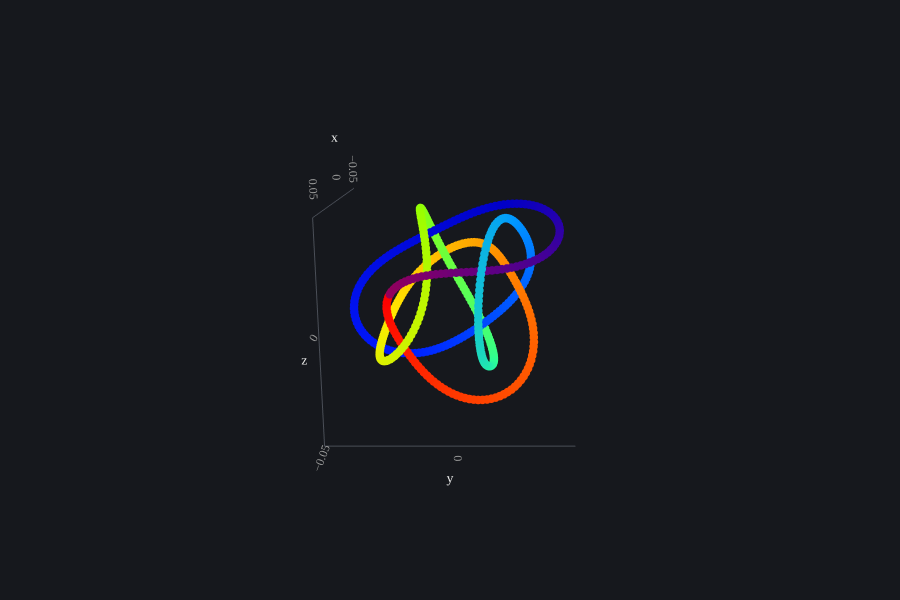

The notebook cell saved with this chart:
### Code cell
def total_ropelength(state: torch.Tensor) -> torch.Tensor:
    with_endpoint = torch.cat([state, state[0, :][None, :]])
    dists = torch.diff(with_endpoint, dim=0).norm(dim=1)
    length = dists.sum()
    return length

def project_links(state: torch.Tensor, link_l: float, iters: int = 10) -> torch.Tensor:
    """PBD: pull each link back to length l0, even/odd edges alternating (N must be even)."""
    N = len(state)
    idx = torch.arange(N)
    for _ in range(iters):
        for start in (0, 1):
            # get even odd point indices
            i = idx[start::2]
            j = (i + 1) % N
            
            d = state[j] - state[i]
            r = d.norm(dim=1, keepdim=True)
            corr = 0.5 * ((r - link_l) / r) * d
            state[i] += corr
            state[j] -= corr
    return state

def _get_gradient_conditioning_mtx(n_points: int, reach_percentage: float = 0.02) -> torch.Tensor:
    
    # define alpha in terms of the entire chain length (more or less cutoff @37% strength of kernel)
    ell = reach_percentage * n_points
    if ell == 0:
        alpha = 0
    else:
        alpha = 1.0 / (4 * np.sinh(1 / (2*ell))**2)
    
    I = torch.eye(n_points)
    L = -2*I  + I.roll(shifts=1, dims=0) + I.roll(shifts=-1, dims=0)
    A = I - alpha*L
    A_INV = torch.linalg.inv(A)

    return (A_INV).to(torch.float64)

# debug plotting for step ================   
fig, axs = plt.subplots(3, 1, figsize=(14, 14))
axs[0].set_title("gradient-x")
axs[1].set_title("gradient-y")
axs[2].set_title("gradient-z")

plot_i = 0

def step(
    state: torch.Tensor, 
    dt: float, 
    k: float = 1.0, a: float = 1.0, f: float = 1.0, T: float = 0.0, 
    max_disp: float = 0.5 * link_l,
):
    
    # 1. ----- calculate [energy + gradient]
    state = state.detach().requires_grad_(True)
    E = nrg_total(state, link_l=link_l, k=k, a=a, f=f)
    g, *_ = torch.autograd.grad(E, state)

    with torch.no_grad():
        
        # 1.5 ----- precondition gradient (smoothing it out along the chain)
        g = A_INV_POW2@g
        
        # plot gradients debug ===========
        global plot_i
        if (plot_i % 10) == 0:
            axs[0].plot(g[:, 0])
            axs[1].plot(g[:, 1])
            axs[2].plot(g[:, 2])
        plot_i += 1    
        # ==============================
        
        # 2. ----- Brownian step (friction per unit length -> / link_l)
        
        # check if timestep needs to be limited (calculate what the maximum of dx would be and if it's larger than max disp!)
        max_found_disp = (-dt * g / link_l).norm(dim=1).max().item()
        scale = min(1.0, max_disp / max_found_disp)
        dt_corrected = dt * scale
        
        # do the actual update. appyling the "correction" to dt instead of the resulting update step, correctly co-scales the tempeature (which needs to be scaled with sqrt(dt)!)
        dx = -dt_corrected * g / link_l
        if T > 0:
            dx += (2 * T * dt_corrected / link_l)**0.5 * (A_INV_POW1@torch.randn_like(state))
        state = state + dx

        # 4. ----- PBD (+ optional re-center)
        state = state - state.mean(0)
        state = state / total_ropelength(state)
        state = project_links(state, link_l) # makes sense to put this here? as it only can balance not rescale all

    return state.detach(), E.item(), scale


# RUN ======================================================================
x = torch.as_tensor(pts_dense, dtype=torch.float64)
link_l = 1 / x.shape[0]
# the conditioning matrix for smoothing the gradients (pow2) while pow1 is used to scale the noise
A_INV_POW1 = _get_gradient_conditioning_mtx(n_resample)
A_INV_POW2= torch.linalg.matrix_power(A_INV_POW1, 2) # this is basically like "applying the smoothing kernel twice"

N = 10_000

# persistence length! (how much information is still carried along the chain through temperature jitter
l_persist = 5
k = 1.0
a = 1.0
f = 10.0

T = (1/l_persist) * (a*NORM_CONST_BENDING)
T_vec = np.linspace(T, 0, N) * 0

nrgies = []
states_snapsh = [x]
for i in range(N):
    
    # the actual loop
    x_next, E0, s = step(
        state=x, 
        dt=1e-4,
        k=k, a=a, f=f, T=T_vec[i],
    )
    nrgies.append(E0)
    states_snapsh.append(x_next)
    E1 = nrg_total(x_next, link_l, k=k, a=a, f=f).item()
    x = x_next
    
    # logging and info
    links = (x_next.roll(-1, 0) - x_next).norm(dim=1) / link_l
    print(f"E {i:05d}: {E0:.4f} -> {E1:.4f}   dt_scale={s:.3g}", end="   ")
    print(f"links / l0: min={links.min():.5f}  max={links.max():.5f}")
    
plot_pts(x, kos=False)

### Figure 1 — Plotly figure (JSON) as saved in the notebook; plotly's stock layout.template omitted (floating-point values rounded to 4 significant figures; data arrays with more than 128 entries replaced by an {"elided": "..."} marker saying what was removed)
{"data": [{"marker": {"color": {"elided": "512 int values"}, "colorscale": [[0, "rgb(150,0,90)"], [0.125, "rgb(0,0,200)"], [0.25, "rgb(0,25,255)"], [0.375, "rgb(0,152,255)"], [0.5, "rgb(44,255,150)"], [0.625, "rgb(151,255,0)"], [0.75, "rgb(255,234,0)"], [0.875, "rgb(255,111,0)"], [1, "rgb(255,0,0)"]], "size": 5}, "type": "scatter3d", "x": {"elided": "512 float values"}, "y": {"elided": "512 float values"}, "z": {"elided": "512 float values"}}], "layout": {"height": 600, "scene": {"aspectmode": "data", "camera": {"center": {"x": 0, "y": 0, "z": 0}, "eye": {"x": 3, "y": 0, "z": 0.8}, "up": {"x": -1, "y": 0, "z": 0}}}}}
